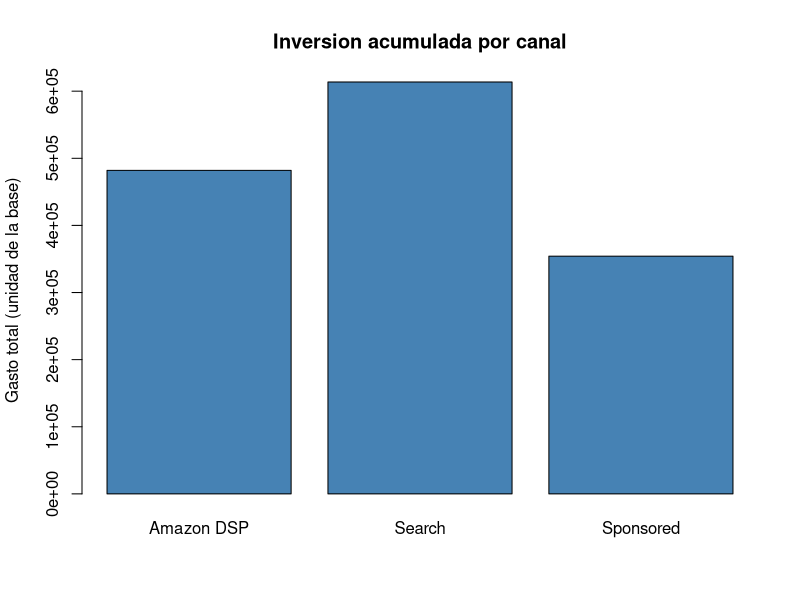

Source code (R):
# Ejecutar desde el proyecto RentCar-Marketing-Analytics en RStudio.
# Base simulada: los resultados no son evidencia causal real.
datos <- read.csv("data/RentCar_Dataset.csv")
# Los nombres originales del CSV se convierten a minusculas para evitar errores.
names(datos) <- tolower(names(datos))
stopifnot(all(c("ventas", "ordenes", "amazon_dsp", "search", "sponsored", "precio_promedio", "indice_demanda", "mes", "anio") %in% names(datos)))
dir.create("outputs", showWarnings = FALSE)
# COMPAÑERO 2 - COMMIT 1: comparar canales de publicidad
m <- lm(ventas ~ amazon_dsp + search + sponsored + precio_promedio + indice_demanda + factor(mes) + anio, data = datos)
canales <- c("amazon_dsp", "search", "sponsored")
coefs <- summary(m)$coefficients
tabla <- data.frame(canal = canales, coeficiente = round(coefs[canales,1], 4), p_value = round(coefs[canales,4], 4), gasto_total = round(sapply(canales, function(x) sum(datos[[x]], na.rm = TRUE)), 2))
print(tabla)
write.csv(tabla, "outputs/10_Canales_Publicitarios.csv", row.names = FALSE)
png("outputs/10_Gasto_Canales.png", width = 900, height = 600)
barplot(tabla$gasto_total, names.arg = c("Amazon DSP", "Search", "Sponsored"), main = "Inversion acumulada por canal", ylab = "Gasto total (unidad de la base)", col = "steelblue")
dev.off()
cat("Los coeficientes son asociaciones condicionadas, NO retorno de inversion ni efecto causal.\n")
